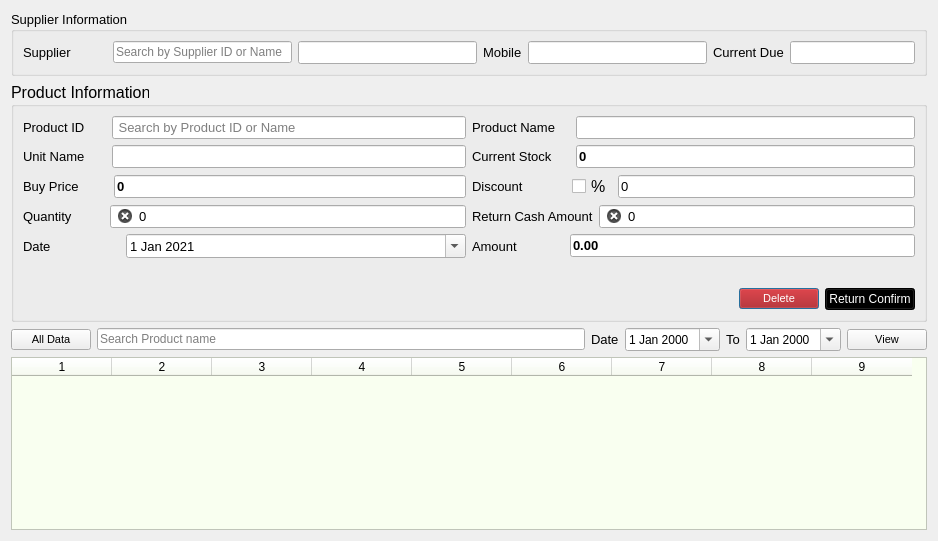
<?xml version="1.0" encoding="UTF-8"?>
<ui version="4.0">
 <class>Dialog</class>
 <widget class="QDialog" name="Dialog">
  <property name="windowModality">
   <enum>Qt::ApplicationModal</enum>
  </property>
  <property name="geometry">
   <rect>
    <x>0</x>
    <y>0</y>
    <width>938</width>
    <height>541</height>
   </rect>
  </property>
  <property name="windowTitle">
   <string>Dialog</string>
  </property>
  <layout class="QGridLayout" name="gridLayout_4">
   <item row="0" column="0">
    <widget class="QGroupBox" name="groupBox_2">
     <property name="font">
      <font>
       <pointsize>10</pointsize>
      </font>
     </property>
     <property name="title">
      <string>Supplier Information</string>
     </property>
     <layout class="QGridLayout" name="gridLayout">
      <item row="0" column="0">
       <layout class="QHBoxLayout" name="horizontalLayout_2">
        <item>
         <widget class="QLabel" name="label">
          <property name="font">
           <font>
            <pointsize>10</pointsize>
           </font>
          </property>
          <property name="text">
           <string>Supplier          </string>
          </property>
         </widget>
        </item>
        <item>
         <widget class="QLineEdit" name="sv">
          <property name="font">
           <font>
            <pointsize>9</pointsize>
           </font>
          </property>
          <property name="placeholderText">
           <string>Search by Supplier ID or Name</string>
          </property>
          <property name="clearButtonEnabled">
           <bool>true</bool>
          </property>
         </widget>
        </item>
        <item>
         <widget class="QLineEdit" name="cn">
          <property name="font">
           <font>
            <pointsize>10</pointsize>
            <weight>75</weight>
            <bold>true</bold>
           </font>
          </property>
          <property name="styleSheet">
           <string notr="true"/>
          </property>
          <property name="readOnly">
           <bool>true</bool>
          </property>
         </widget>
        </item>
        <item>
         <widget class="QLabel" name="label_11">
          <property name="font">
           <font>
            <pointsize>10</pointsize>
           </font>
          </property>
          <property name="text">
           <string>Mobile</string>
          </property>
         </widget>
        </item>
        <item>
         <widget class="QLineEdit" name="mobile">
          <property name="font">
           <font>
            <pointsize>10</pointsize>
            <weight>75</weight>
            <bold>true</bold>
           </font>
          </property>
          <property name="styleSheet">
           <string notr="true"/>
          </property>
          <property name="readOnly">
           <bool>true</bool>
          </property>
         </widget>
        </item>
        <item>
         <layout class="QHBoxLayout" name="horizontalLayout">
          <item>
           <widget class="QLabel" name="label_2">
            <property name="text">
             <string>Current Due</string>
            </property>
           </widget>
          </item>
          <item>
           <widget class="QLineEdit" name="cdue">
            <property name="font">
             <font>
              <pointsize>10</pointsize>
              <weight>75</weight>
              <bold>true</bold>
             </font>
            </property>
            <property name="styleSheet">
             <string notr="true"/>
            </property>
           </widget>
          </item>
         </layout>
        </item>
       </layout>
      </item>
     </layout>
    </widget>
   </item>
   <item row="1" column="0">
    <widget class="QGroupBox" name="groupBox_3">
     <property name="font">
      <font>
       <pointsize>12</pointsize>
      </font>
     </property>
     <property name="title">
      <string>Product Information</string>
     </property>
     <layout class="QGridLayout" name="gridLayout_2">
      <item row="0" column="1">
       <layout class="QHBoxLayout" name="horizontalLayout_11">
        <item>
         <widget class="QLabel" name="label_4">
          <property name="font">
           <font>
            <pointsize>10</pointsize>
           </font>
          </property>
          <property name="text">
           <string>Product Name    </string>
          </property>
         </widget>
        </item>
        <item>
         <widget class="QLineEdit" name="pn">
          <property name="font">
           <font>
            <pointsize>10</pointsize>
            <weight>75</weight>
            <bold>true</bold>
           </font>
          </property>
          <property name="styleSheet">
           <string notr="true"/>
          </property>
          <property name="readOnly">
           <bool>true</bool>
          </property>
         </widget>
        </item>
       </layout>
      </item>
      <item row="0" column="0">
       <layout class="QHBoxLayout" name="horizontalLayout_5">
        <item>
         <widget class="QLabel" name="label_3">
          <property name="font">
           <font>
            <pointsize>10</pointsize>
           </font>
          </property>
          <property name="text">
           <string>Product ID      </string>
          </property>
         </widget>
        </item>
        <item>
         <widget class="QLineEdit" name="pv">
          <property name="font">
           <font>
            <pointsize>10</pointsize>
           </font>
          </property>
          <property name="placeholderText">
           <string> Search by Product ID or Name</string>
          </property>
          <property name="clearButtonEnabled">
           <bool>true</bool>
          </property>
         </widget>
        </item>
       </layout>
      </item>
      <item row="1" column="1">
       <layout class="QHBoxLayout" name="horizontalLayout_8">
        <item>
         <widget class="QLabel" name="label_9">
          <property name="font">
           <font>
            <pointsize>10</pointsize>
           </font>
          </property>
          <property name="text">
           <string>Current Stock     </string>
          </property>
         </widget>
        </item>
        <item>
         <widget class="QLineEdit" name="stockshow">
          <property name="font">
           <font>
            <pointsize>10</pointsize>
            <weight>75</weight>
            <bold>true</bold>
           </font>
          </property>
          <property name="styleSheet">
           <string notr="true"/>
          </property>
          <property name="text">
           <string>0</string>
          </property>
          <property name="readOnly">
           <bool>true</bool>
          </property>
         </widget>
        </item>
       </layout>
      </item>
      <item row="1" column="0">
       <layout class="QHBoxLayout" name="horizontalLayout_7">
        <item>
         <widget class="QLabel" name="label_7">
          <property name="font">
           <font>
            <pointsize>10</pointsize>
           </font>
          </property>
          <property name="text">
           <string>Unit Name      </string>
          </property>
         </widget>
        </item>
        <item>
         <widget class="QLineEdit" name="unit">
          <property name="font">
           <font>
            <pointsize>10</pointsize>
           </font>
          </property>
          <property name="styleSheet">
           <string notr="true"/>
          </property>
          <property name="readOnly">
           <bool>true</bool>
          </property>
         </widget>
        </item>
       </layout>
      </item>
      <item row="6" column="1">
       <widget class="QLabel" name="label_5">
        <property name="text">
         <string/>
        </property>
       </widget>
      </item>
      <item row="2" column="0">
       <layout class="QHBoxLayout" name="horizontalLayout_12">
        <item>
         <widget class="QLabel" name="label_14">
          <property name="font">
           <font>
            <pointsize>10</pointsize>
           </font>
          </property>
          <property name="text">
           <string>Buy Price        </string>
          </property>
         </widget>
        </item>
        <item>
         <widget class="QLineEdit" name="sale">
          <property name="font">
           <font>
            <pointsize>10</pointsize>
            <weight>75</weight>
            <bold>true</bold>
           </font>
          </property>
          <property name="layoutDirection">
           <enum>Qt::RightToLeft</enum>
          </property>
          <property name="styleSheet">
           <string notr="true"/>
          </property>
          <property name="text">
           <string>0</string>
          </property>
          <property name="readOnly">
           <bool>true</bool>
          </property>
         </widget>
        </item>
       </layout>
      </item>
      <item row="7" column="1">
       <layout class="QHBoxLayout" name="horizontalLayout_10">
        <item>
         <spacer name="horizontalSpacer_2">
          <property name="orientation">
           <enum>Qt::Horizontal</enum>
          </property>
          <property name="sizeHint" stdset="0">
           <size>
            <width>40</width>
            <height>20</height>
           </size>
          </property>
         </spacer>
        </item>
        <item>
         <widget class="QPushButton" name="deleteb">
          <property name="font">
           <font>
            <pointsize>8</pointsize>
           </font>
          </property>
          <property name="styleSheet">
           <string notr="true">background-color: rgb(170, 0, 0);
color: rgb(255, 255, 255);</string>
          </property>
          <property name="text">
           <string>Delete</string>
          </property>
         </widget>
        </item>
        <item>
         <widget class="QPushButton" name="additemb">
          <property name="font">
           <font>
            <pointsize>9</pointsize>
           </font>
          </property>
          <property name="styleSheet">
           <string notr="true">background-color: rgb(0, 0, 0);
color: rgb(255, 255, 255);</string>
          </property>
          <property name="text">
           <string>Return Confirm</string>
          </property>
          <property name="shortcut">
           <string>Return</string>
          </property>
         </widget>
        </item>
       </layout>
      </item>
      <item row="3" column="0">
       <layout class="QHBoxLayout" name="horizontalLayout_3">
        <item>
         <widget class="QLabel" name="label_12">
          <property name="font">
           <font>
            <pointsize>10</pointsize>
           </font>
          </property>
          <property name="text">
           <string>Quantity         </string>
          </property>
         </widget>
        </item>
        <item>
         <widget class="QLineEdit" name="qtn">
          <property name="font">
           <font>
            <pointsize>10</pointsize>
           </font>
          </property>
          <property name="layoutDirection">
           <enum>Qt::RightToLeft</enum>
          </property>
          <property name="text">
           <string>0</string>
          </property>
          <property name="clearButtonEnabled">
           <bool>true</bool>
          </property>
         </widget>
        </item>
       </layout>
      </item>
      <item row="4" column="0">
       <layout class="QHBoxLayout" name="horizontalLayout_9" stretch="2,7">
        <item>
         <widget class="QLabel" name="label_8">
          <property name="font">
           <font>
            <pointsize>10</pointsize>
           </font>
          </property>
          <property name="text">
           <string>Date</string>
          </property>
         </widget>
        </item>
        <item>
         <widget class="QDateEdit" name="dateEdit">
          <property name="font">
           <font>
            <pointsize>10</pointsize>
           </font>
          </property>
          <property name="calendarPopup">
           <bool>true</bool>
          </property>
          <property name="date">
           <date>
            <year>2021</year>
            <month>1</month>
            <day>1</day>
           </date>
          </property>
         </widget>
        </item>
       </layout>
      </item>
      <item row="2" column="1">
       <layout class="QHBoxLayout" name="horizontalLayout_20">
        <item>
         <widget class="QLabel" name="label_24">
          <property name="font">
           <font>
            <pointsize>10</pointsize>
           </font>
          </property>
          <property name="text">
           <string>Discount            </string>
          </property>
         </widget>
        </item>
        <item>
         <widget class="QCheckBox" name="ppercent">
          <property name="text">
           <string>%</string>
          </property>
         </widget>
        </item>
        <item>
         <widget class="QLineEdit" name="discount_p">
          <property name="font">
           <font>
            <pointsize>10</pointsize>
           </font>
          </property>
          <property name="layoutDirection">
           <enum>Qt::RightToLeft</enum>
          </property>
          <property name="text">
           <string>0</string>
          </property>
          <property name="readOnly">
           <bool>false</bool>
          </property>
         </widget>
        </item>
       </layout>
      </item>
      <item row="3" column="1">
       <layout class="QHBoxLayout" name="horizontalLayout_21">
        <item>
         <widget class="QLabel" name="label_25">
          <property name="font">
           <font>
            <pointsize>10</pointsize>
           </font>
          </property>
          <property name="text">
           <string>Return Cash Amount</string>
          </property>
         </widget>
        </item>
        <item>
         <widget class="QLineEdit" name="paid">
          <property name="font">
           <font>
            <pointsize>10</pointsize>
           </font>
          </property>
          <property name="layoutDirection">
           <enum>Qt::RightToLeft</enum>
          </property>
          <property name="text">
           <string>0</string>
          </property>
          <property name="readOnly">
           <bool>false</bool>
          </property>
          <property name="clearButtonEnabled">
           <bool>true</bool>
          </property>
         </widget>
        </item>
       </layout>
      </item>
      <item row="4" column="1">
       <layout class="QHBoxLayout" name="horizontalLayout_4">
        <item>
         <widget class="QLabel" name="label_13">
          <property name="font">
           <font>
            <pointsize>10</pointsize>
           </font>
          </property>
          <property name="text">
           <string>Amount             </string>
          </property>
         </widget>
        </item>
        <item>
         <widget class="QLineEdit" name="itemvalue">
          <property name="font">
           <font>
            <pointsize>10</pointsize>
            <weight>75</weight>
            <bold>true</bold>
           </font>
          </property>
          <property name="styleSheet">
           <string notr="true"/>
          </property>
          <property name="text">
           <string>0.00</string>
          </property>
          <property name="readOnly">
           <bool>true</bool>
          </property>
         </widget>
        </item>
       </layout>
      </item>
     </layout>
    </widget>
   </item>
   <item row="2" column="0">
    <layout class="QGridLayout" name="gridLayout_3">
     <item row="0" column="0">
      <layout class="QHBoxLayout" name="horizontalLayout_6">
       <item>
        <layout class="QHBoxLayout" name="horizontalLayout_13">
         <item>
          <widget class="QPushButton" name="allb">
           <property name="font">
            <font>
             <pointsize>8</pointsize>
            </font>
           </property>
           <property name="text">
            <string>All Data</string>
           </property>
          </widget>
         </item>
         <item>
          <widget class="QLineEdit" name="searchv_2">
           <property name="font">
            <font>
             <pointsize>9</pointsize>
            </font>
           </property>
           <property name="placeholderText">
            <string>Search Product name </string>
           </property>
           <property name="clearButtonEnabled">
            <bool>true</bool>
           </property>
          </widget>
         </item>
         <item>
          <widget class="QLabel" name="label_6">
           <property name="font">
            <font>
             <pointsize>10</pointsize>
            </font>
           </property>
           <property name="text">
            <string>Date</string>
           </property>
          </widget>
         </item>
         <item>
          <widget class="QDateEdit" name="fromd">
           <property name="font">
            <font>
             <pointsize>9</pointsize>
            </font>
           </property>
           <property name="calendarPopup">
            <bool>true</bool>
           </property>
          </widget>
         </item>
         <item>
          <widget class="QLabel" name="label_10">
           <property name="font">
            <font>
             <pointsize>10</pointsize>
            </font>
           </property>
           <property name="text">
            <string>To</string>
           </property>
          </widget>
         </item>
         <item>
          <widget class="QDateEdit" name="tod">
           <property name="font">
            <font>
             <pointsize>9</pointsize>
            </font>
           </property>
           <property name="calendarPopup">
            <bool>true</bool>
           </property>
          </widget>
         </item>
         <item>
          <widget class="QPushButton" name="viewb">
           <property name="font">
            <font>
             <pointsize>8</pointsize>
            </font>
           </property>
           <property name="text">
            <string>View</string>
           </property>
          </widget>
         </item>
        </layout>
       </item>
      </layout>
     </item>
     <item row="1" column="0">
      <widget class="QTableWidget" name="tableWidget">
       <property name="styleSheet">
        <string notr="true">font: 8pt &quot;MS Shell Dlg 2&quot;;
background-color: rgb(249, 255, 240);</string>
       </property>
       <property name="columnCount">
        <number>9</number>
       </property>
       <column/>
       <column/>
       <column/>
       <column/>
       <column/>
       <column/>
       <column/>
       <column/>
       <column/>
      </widget>
     </item>
    </layout>
   </item>
  </layout>
 </widget>
 <resources/>
 <connections/>
</ui>
